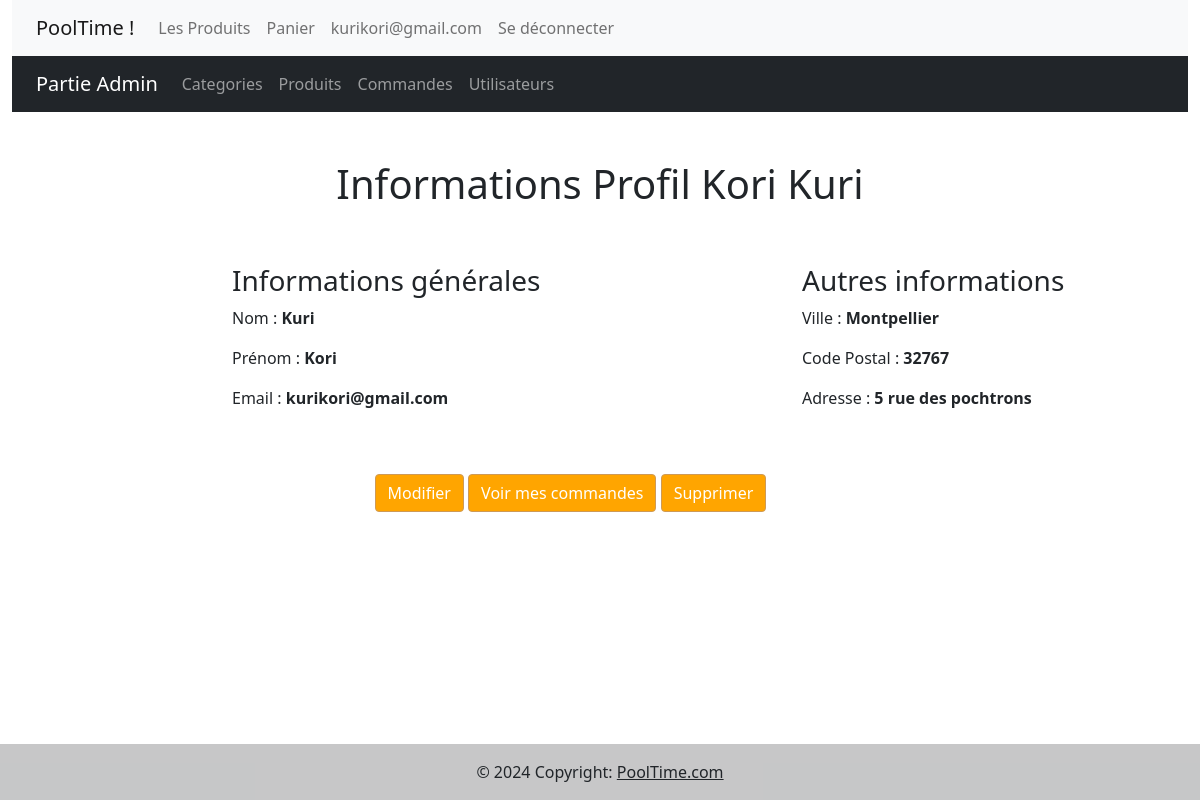
The app's page /profil (signed in) with its own data.
### tables this page shows
CREATE TABLE IF NOT EXISTS `utilisateur` (
  `idUser` smallint NOT NULL AUTO_INCREMENT,
  `uNom` varchar(30) NOT NULL,
  `uPrenom` varchar(30) NOT NULL,
  `uAdr` varchar(110) NOT NULL,
  `uVille` varchar(50) NOT NULL,
  `uCp` smallint NOT NULL,
  `uMail` varchar(50) NOT NULL,
  `uPassword` varchar(75) NOT NULL,
  `isAdmin` tinyint(1) NOT NULL,
  PRIMARY KEY (`idUser`),
  UNIQUE KEY `uMail` (`uMail`)
);

### src/controllers/profil.php (called while the page is built, shortened)
<?php
class Profil extends Controller
{
    public function index()
    {
        $user = $this->loadModel('User');
        $userData = $user->checkLogin(['admin', 'customer']);
        if (is_object($userData)) {
            $data['userData'] = $userData;
        }
        $data['pageTitle'] = "Profil";
        $this->view('profil', $data);
    }
}

### src/core/app.php (called while the page is built, shortened)
<?php
class App
{
    protected $method = "index";
    public function __construct()
    {
        $url = $this->parseURL();
        if(file_exists("../src/controllers/" . strtolower($url[0]) . ".php")) {
            unset($url[0]);
        } else {
            $this->controller = "Page404";
        }
        $this->controller = new $this->controller;
        $this->params = (count($url) > 0) ? $url : ["home"];
        call_user_func_array([$this->controller, $this->method], $this->params);
    }
    private function parseURL(){
        $url = isset($_GET['url']) ? $_GET['url'] : "home";
        return explode("/", filter_var(trim($url, "/"), FILTER_SANITIZE_URL));
    }
}

### public/index.php (called while the page is built, shortened)
<?php
$app = new App();

### src/core/database.php (called while the page is built, shortened)
<?php
class Database
{
  private $PDOInstance = null;
  private function __construct()
  {
    $string = DB_TYPE . ":host=" . DB_HOST . ";dbname=" . DB_NAME;
    $this->PDOInstance  = new PDO($string, DB_USER, DB_PASS);
  }
  public function read($query, $data = array())
  {
    $statement = $this->PDOInstance->prepare($query);
    $result = $statement->execute($data);
    if ($result) {
      $data = $statement->fetchAll(PDO::FETCH_OBJ);
      if (is_array($data) && count($data) > 0) {
        return $data;
      }
    }
    return false;
  }
}

### src/models/User.php (called while the page is built, shortened)
<?php
class User
{
    public function checkLogin($allowed = array())
    {
        $db = Database::getInstance();
        if (count($allowed) > 0) {
            $arr['idUser'] = $_SESSION['idUser'];
            $query = "SELECT idUser, uNom, uPrenom, uMail, uVille, uCp, uAdr, uPassword, isAdmin FROM utilisateur  WHERE idUser = :idUser limit 1";
            $result = $db->read($query, $arr);
            if (is_array($result)) {
                $result = $result[0];
                if ($result->isAdmin && $allowed[0] === 'admin') {
                    return $result;
                } elseif ($allowed[1] === "customer") {
                    return $result;
                } else {
                    header("Location: " . "login");
                    die;
                }
            } else {
                header("Location: " . "login");
                die;
            }
        }
        return false;
    }
}

### templates/profil.php (the view, shortened to what this page needs)
<?php $this->view("inc/header", $data); ?>
<div class="container">
    <div class="row justify-content-center my-5">
        <div class="col-8 text-center">
            <h1 class="">Informations Profil <?= $data['userData']->uPrenom ?> <?= $data['userData']->uNom ?> </h1>
        </div>
    </div>
    <div class="row justify-content-center">
        <div class="offset-2 col-4 infos">
            <h3>Informations générales</h3>
            <p>Nom : <span class="bold"> <?= $data['userData']->uNom ?></span></p>
            <p>Prénom : <span class="bold"> <?= $data['userData']->uPrenom ?></span></p>
            <p>Email :<span class="bold"> <?= $data['userData']->uMail ?></span></p>
        </div>
        <div class="offset-2 col-4 infos">
            <h3>Autres informations</h3>
            <p>Ville : <span class="bold"> <?= $data['userData']->uVille ?></span></p>
            <p>Code Postal : <span class="bold"> <?= $data['userData']->uCp ?></span></p>
            <p>Adresse :<span class="bold"> <?= $data['userData']->uAdr ?> </span></p>
        </div>
    </div>
    <div class="row my-5 justify-content-center">
        <div class="col-lg-5 col-9">
            <button class="btn btn-primary"><a href="<?= ROOT ?>profil/update">Modifier</a></button>
            <button class="btn btn-primary"><a href="<?= ROOT ?>profil/commands">Voir mes commandes</a></button>
            <button class="btn btn-danger"><a href="<?= ROOT ?>profil/delete">Supprimer</a></button>
        </div>
    </div>
</div>

### templates/inc/header.php (shortened to what this page needs)
<!DOCTYPE html>
<html lang="fr">
<head>
    <link href="https://cdn.jsdelivr.net/npm/bootstrap@5.1.3/dist/css/bootstrap.min.css" rel="stylesheet">
    <link rel="stylesheet" href="https://cdn.jsdelivr.net/npm/@fortawesome/fontawesome-free@5.15.4/css/fontawesome.min.css">
    <link rel="stylesheet" href="<?= ASSETS ?>css/main.css">
</head>
<body>
<div class="container-fluid">
        <div class="row">
            <div class="col-12">
                <nav class="navbar navbar-expand-lg navbar-light bg-light">
                    <div class="container-fluid">
                        <a class="navbar-brand" href="<?= ROOT ?>home">PoolTime !</a>
                        <div class="collapse navbar-collapse" id="navbarNav">
                            <ul class="navbar-nav">
                                <li class="nav-item">
                                    <a class="nav-link" href="<?= ROOT ?>products">Les Produits</a>
                                </li>
                                <li class="nav-item">
                                    <a class="nav-link" href="<?= ROOT ?>cart">Panier</a>
                                </li>
                                <?php if (isset($data['userData'])) : ?>
                                    <li class="nav-item">
                                        <a href="<?= ROOT ?>profil" class="nav-link"><?= $data['userData']->uMail ?></a>
                                    </li>
                                    <li class="nav-item">
                                        <a class="nav-link" href="<?= ROOT ?>logout">Se déconnecter</a>
                                    </li>
                                <?php endif; ?>
                            </ul>
                        </div>
                    </div>
                </nav>
            </div>
        </div>
        <?php if ((isset($data['userData'])) && ($data['userData']->isAdmin)) : ?>
            <div class="row">
                <div class="col-12">
                    <nav class="navbar navbar-expand-lg navbar-dark bg-dark">
                        <div class="container-fluid">
                            <a class="navbar-brand" href="admin">Partie Admin</a>
                            <div class="collapse navbar-collapse" id="navbarNav">
                                <ul class="navbar-nav">
                                    <li class="nav-item">
                                        <a class="nav-link" href="<?= ROOT ?>admin/categories">Categories</a>
                                    </li>
                                    <li class="nav-item">
                                        <a class="nav-link" href="<?= ROOT ?>admin/products">Produits</a>
                                    </li>
                                    <li class="nav-item">
                                        <a class="nav-link" href="<?= ROOT ?>admin/commands">Commandes</a>
                                    </li>
                                    <li class="nav-item">
                                        <a class="nav-link" href="<?= ROOT ?>admin/users">Utilisateurs</a>
                                    </li>
                                </ul>
                            </div>
                        </div>
                    </nav>
                </div>
            </div>
        <?php endif; ?>
    </div>

### public/assets/css/main.css (style rules this page uses)
html, body { padding:0; margin:0; }
body { min-height: 100vh; display: flex; flex-direction: column; }
.bold { font-weight: bold; }
button > a { color: white !important; text-decoration: none; }
li { list-style-type: none; }
.btn { background-color: orange; border: 1px solid rgb(206, 154, 86); }

### records on screen
utilisateur: uMail "kurikori@gmail.com", uPrenom "Kori", uNom "Kuri", uVille "Montpellier", uCp "32767", uAdr "5 rue des pochtrons"
